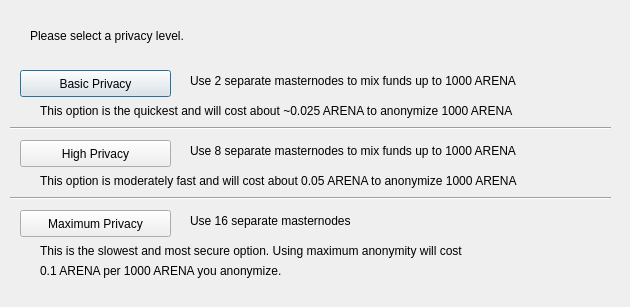
<?xml version="1.0" encoding="UTF-8"?>
<ui version="4.0">
 <class>DarksendConfig</class>
 <widget class="QDialog" name="DarksendConfig">
  <property name="geometry">
   <rect>
    <x>0</x>
    <y>0</y>
    <width>630</width>
    <height>307</height>
   </rect>
  </property>
  <property name="windowTitle">
   <string>Configure PrivateSend</string>
  </property>
  <widget class="QPushButton" name="buttonBasic">
   <property name="geometry">
    <rect>
     <x>20</x>
     <y>70</y>
     <width>151</width>
     <height>27</height>
    </rect>
   </property>
   <property name="text">
    <string>Basic Privacy</string>
   </property>
  </widget>
  <widget class="QPushButton" name="buttonHigh">
   <property name="geometry">
    <rect>
     <x>20</x>
     <y>140</y>
     <width>151</width>
     <height>27</height>
    </rect>
   </property>
   <property name="text">
    <string>High Privacy</string>
   </property>
  </widget>
  <widget class="QPushButton" name="buttonMax">
   <property name="geometry">
    <rect>
     <x>20</x>
     <y>210</y>
     <width>151</width>
     <height>27</height>
    </rect>
   </property>
   <property name="text">
    <string>Maximum Privacy</string>
   </property>
  </widget>
  <widget class="QLabel" name="label">
   <property name="geometry">
    <rect>
     <x>30</x>
     <y>20</y>
     <width>571</width>
     <height>31</height>
    </rect>
   </property>
   <property name="text">
    <string>Please select a privacy level.</string>
   </property>
  </widget>
  <widget class="QLabel" name="label_2">
   <property name="geometry">
    <rect>
     <x>190</x>
     <y>70</y>
     <width>421</width>
     <height>21</height>
    </rect>
   </property>
   <property name="text">
    <string>Use 2 separate masternodes to mix funds up to 1000 ARENA</string>
   </property>
  </widget>
  <widget class="QLabel" name="label_3">
   <property name="geometry">
    <rect>
     <x>190</x>
     <y>140</y>
     <width>411</width>
     <height>21</height>
    </rect>
   </property>
   <property name="text">
    <string>Use 8 separate masternodes to mix funds up to 1000 ARENA</string>
   </property>
  </widget>
  <widget class="QLabel" name="label_4">
   <property name="geometry">
    <rect>
     <x>190</x>
     <y>210</y>
     <width>421</width>
     <height>21</height>
    </rect>
   </property>
   <property name="text">
    <string>Use 16 separate masternodes</string>
   </property>
  </widget>
  <widget class="QLabel" name="label_6">
   <property name="geometry">
    <rect>
     <x>40</x>
     <y>100</y>
     <width>561</width>
     <height>21</height>
    </rect>
   </property>
   <property name="text">
    <string>This option is the quickest and will cost about ~0.025 ARENA to anonymize 1000 ARENA</string>
   </property>
  </widget>
  <widget class="QLabel" name="label_7">
   <property name="geometry">
    <rect>
     <x>40</x>
     <y>170</y>
     <width>561</width>
     <height>21</height>
    </rect>
   </property>
   <property name="text">
    <string>This option is moderately fast and will cost about 0.05 ARENA to anonymize 1000 ARENA</string>
   </property>
  </widget>
  <widget class="QLabel" name="label_8">
   <property name="geometry">
    <rect>
     <x>40</x>
     <y>240</y>
     <width>561</width>
     <height>21</height>
    </rect>
   </property>
   <property name="text">
    <string>This is the slowest and most secure option. Using maximum anonymity will cost</string>
   </property>
  </widget>
  <widget class="QLabel" name="label_9">
   <property name="geometry">
    <rect>
     <x>40</x>
     <y>260</y>
     <width>561</width>
     <height>21</height>
    </rect>
   </property>
   <property name="text">
    <string>0.1 ARENA per 1000 ARENA you anonymize.</string>
   </property>
  </widget>
  <widget class="Line" name="line">
   <property name="geometry">
    <rect>
     <x>10</x>
     <y>120</y>
     <width>601</width>
     <height>16</height>
    </rect>
   </property>
   <property name="orientation">
    <enum>Qt::Horizontal</enum>
   </property>
  </widget>
  <widget class="Line" name="line_2">
   <property name="geometry">
    <rect>
     <x>10</x>
     <y>190</y>
     <width>601</width>
     <height>16</height>
    </rect>
   </property>
   <property name="orientation">
    <enum>Qt::Horizontal</enum>
   </property>
  </widget>
 </widget>
 <resources/>
 <connections/>
</ui>
